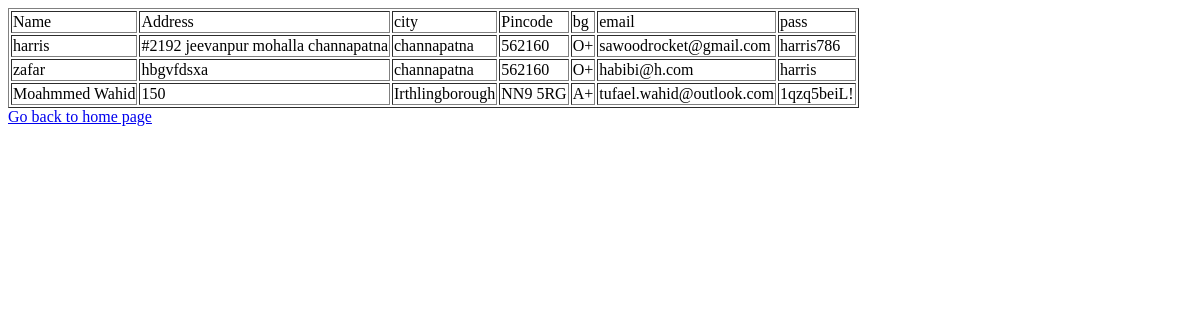
/list, run on an earlier commit of the app's database.
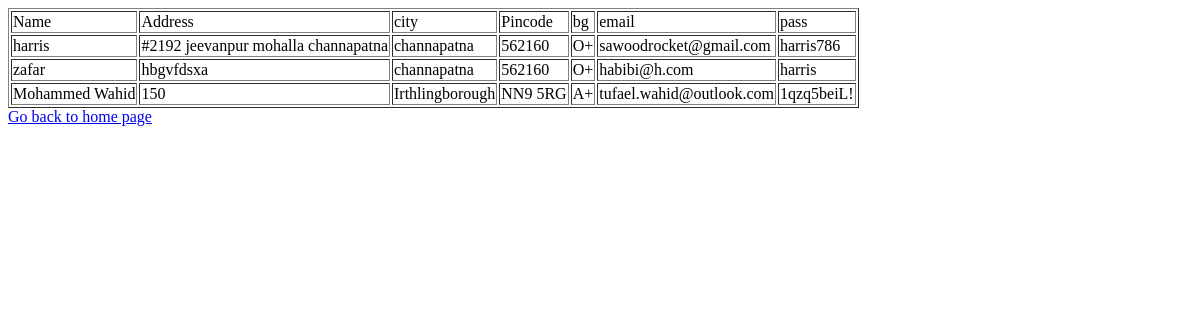
And on a later commit of the database.
### tables this page shows
CREATE TABLE users (name TEXT, addr TEXT, city TEXT, pin TEXT, bg TEXT,email TEXT UNIQUE, pass TEXT);

### server.py (the view)
@app.route('/list')
def list():
   con = sqlite3.connect('database.db')
   con.row_factory = sqlite3.Row
   cur = con.cursor()
   cur.execute("select * from users")
   rows = cur.fetchall();
   print(rows)
   return render_template("list.html",rows = rows)

### templates/list.html
<!doctype html>
<html>
   <body>
      <table border = 1>
         <thead>
            <td>Name</td>
            <td>Address</td>
            <td>city</td>
            <td>Pincode</td>
            <td>bg</td>
            <td>email</td>
            <td>pass</td>
         </thead>
         {% for row in rows %}
            <tr>
               <td>{{row["name"]}}</td>
               <td>{{row["addr"]}}</td>
               <td> {{ row["city"]}}</td>
               <td>{{row['pin']}}</td>
               <td>{{row['bg']}}</td>
               <td>{{row['email']}}</td>
               <td>{{row['pass']}}</td>
            </tr>
         {% endfor %}
      </table>
      <a href = "/">Go back to home page</a>
   </body>
</html>

What changed in the data, as far as the page shows it:
changed users "Irthlingborough": name "Moahmmed Wahid" → "Mohammed Wahid"
